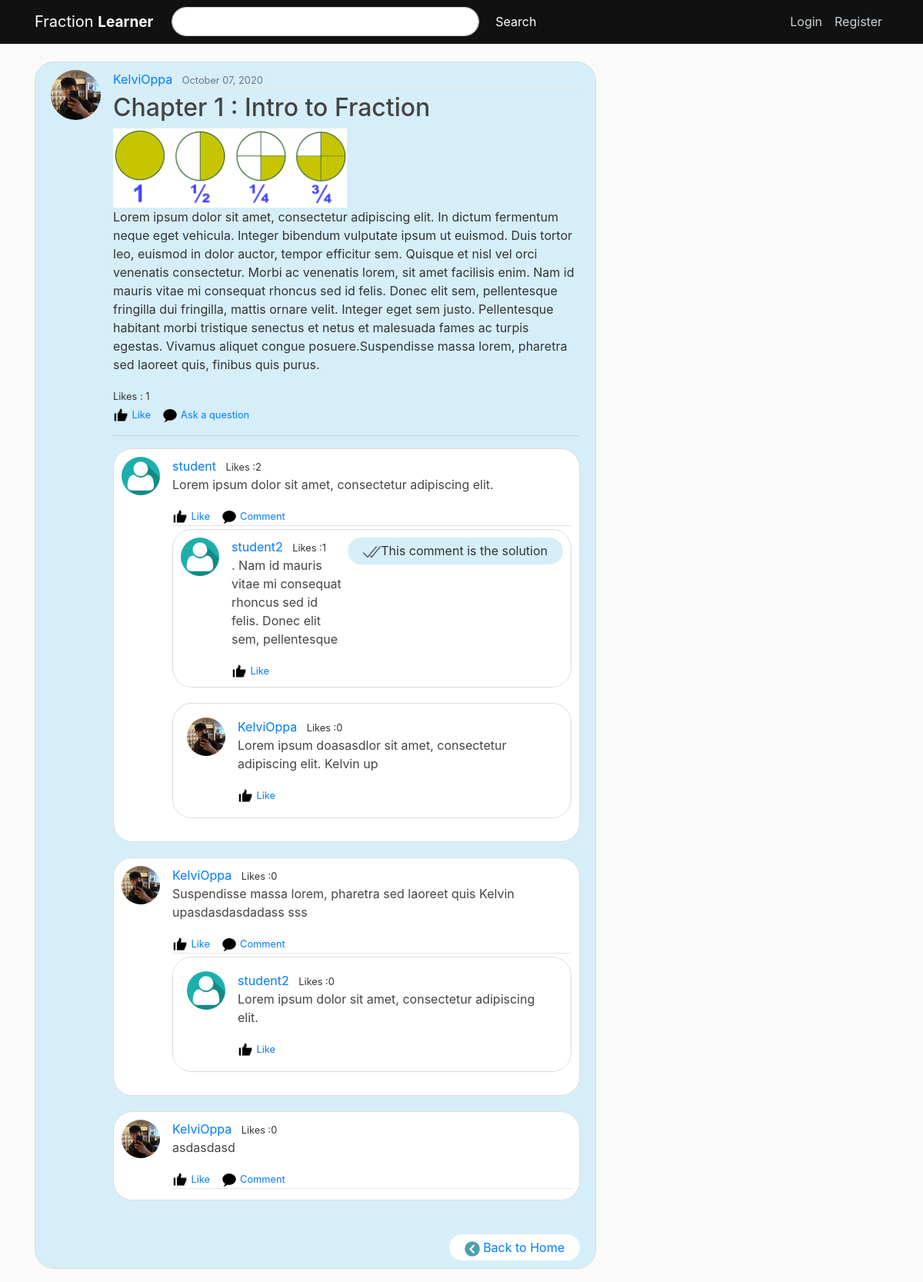
The page /tutorial/9/ on the database its author committed.
### tutorial/models.py (models this page shows, shortened)
class Tutorial(models.Model):
    title = models.CharField(max_length=100)
    liked_by = models.ManyToManyField(User,related_name='liked_by_question',blank = True)
    like = models.IntegerField(default=0)
    content = models.TextField()
    date_published = models.DateTimeField(default = timezone.now)
    author = models.ForeignKey(settings.AUTH_USER_MODEL, on_delete = models.CASCADE)
    image = models.ImageField(upload_to="image",blank=True)

class Comment(models.Model):
    post = models.ForeignKey(Tutorial,on_delete=models.CASCADE,related_name="comments")
    liked_by = models.ManyToManyField(User,related_name='liked_by',blank = True)
    like = models.IntegerField(default=0)
    r_token = models.BooleanField(default=False)
    author = models.ForeignKey(User, on_delete=models.CASCADE)
    date_published = models.DateTimeField(default=timezone.now)
    comment = models.TextField()

class Qcomment(models.Model):
    comment = models.ForeignKey(Comment,on_delete=models.CASCADE,related_name="Qcomments")
    liked_by = models.ManyToManyField(User,related_name='liked_by_qcomment',blank = True)
    like = models.IntegerField(default=0)
    r_token = models.BooleanField(default=False)
    author = models.ForeignKey(User, on_delete=models.CASCADE)
    date_published = models.DateTimeField(default=timezone.now)
    qcomment = models.TextField()

### users/models.py (models this page shows, shortened)
class Profile(models.Model):
    user = models.OneToOneField(User, on_delete=models.CASCADE) #make sure no duplicate username
    image = models.ImageField(default="default.png", upload_to="profile_pics") #specify this is image

### tutorial/views.py (the view)
# urls.py: path("tutorial/<int:pk>/", TutorialDetailView.as_view(), name='tutorial-detail'),
class TutorialDetailView(DetailView):
    model = Tutorial
    def get_context_data(self, **kwargs):
        context = super().get_context_data(**kwargs)
        context['file'] = FilesAdmin.objects.all()
        return context

### tutorial/templates/tutorial/tutorial_detail.html (shortened to what this page needs)
{% extends "tutorial/base.html" %}
{% load static %}
{% block content %}
	<article class="media content-section" style = "border-radius: 25px; background-color: #d6eef8; left: 90% ">
	  <img class="rounded-circle article-img" src="{{ tutorial.author.profile.image.url }}">
	  <div class="media-body">
	    <div class="article-metadata">
	      <a class="mr-2" href="#">{{ tutorial.author.username }}</a>
				<small class="text-muted">{{ tutorial.date_published|date:"F d, Y" }}</small>
	    </div>
	    <h2 class="article-title">{{ tutorial.title }}</h2>
			{% if tutorial.image %}
				<div>
					<a href="{{ tutorial.image.url }}"><img style='width:50%;height: 50%;'src="{{ tutorial.image.url }}"></a>
				</div>
			{% endif %}
			<p class="article-content">{{ tutorial.content }}</p>
			<small>Likes : {{ tutorial.liked_by.count }}</small>
			<div>
			{% if user in tutorial.liked_by.all %}
				<form method="post">
					{% csrf_token %}
					<a class="btn-mr-3" href="{% url 'vote_tutorial' tutorial.pk %}"><img style="width:20px;height:20px" src="{% static 'Image/dislikes.png' %}"> <small>Dislike</small></a>
					<a style="padding-left:10px;" class="btn-mr-3" href="{% url 'comment' tutorial.pk%}"><img style="width:20px;height:20px"src="{% static 'Image/comment.png' %}">  <small>Ask a question</small></a>
				</form>
			{% else %}
				<form method="post">
					<a class="btn-mr-3" href="{% url 'vote_tutorial' tutorial.pk %}"><img style="width:20px;height:20px" src="{% static 'Image/likes.png' %}"> <small>Like</small></a>
					<a style="padding-left:10px;" class="btn-mr-3" href="{% url 'comment' tutorial.pk%}"><img style="width:20px;height:20px"src="{% static 'Image/comment.png' %}">  <small>Ask a question</small></a>
				</form>
			{% endif %}
			</div>
			<hr>
			{% for comment in tutorial.comments.all %}
				{% if comment.r_token == False %}
					<article class="media content-section" style = "border-radius: 25px; background-color: white; padding: 10px;">
						<img  style="width:50px;height:50px" class="rounded-circle article-img" src="{{ comment.author.profile.image.url }}">
						<div class="media-body">
							<div class="article-metadata">
								<a class="mr-2" href="#">{{ comment.author }}</a>
								<small>Likes :{{ comment.liked_by.count }}</small>
								<p class="article-title"> {{ comment.comment }}</p>
								{% if user in comment.liked_by.all %}
								<form method="post">
									{% csrf_token %}
									<a class="btn-mr-3" href="{% url 'vote' comment.id%}"><img style="width:20px;height:20px" src="{% static 'Image/dislikes.png' %}"> <small>Dislike</small></a>
									<a style="padding-left:10px;" class="btn-mr-3" href="{% url 'qcomment' comment.id%}"><img style="width:20px;height:20px"src="{% static 'Image/comment.png' %}">  <small>Comment</small></a>
								</form>
								{% else %}
									<form method="post">
										<a class="btn-mr-3" href="{% url 'vote' comment.id%}"><img style="width:20px;height:20px" src="{% static 'Image/likes.png' %}">  <small>Like</small></a>
										<a style="padding-left:10px;" class="btn-mr-3" href="{% url 'qcomment' comment.id%}"><img style="width:20px;height:20px"src="{% static 'Image/comment.png' %}">  <small>Comment</small></a>
									</form>
								{% endif %}
							</div>
							{% for qcomment in comment.Qcomments.all %}
								{% if qcomment.r_token == False %}
									<article class="media content-section" style = "border-radius: 25px; background-color: white; padding: 18px;">
										<img  style="width:50px;height:50px" class="rounded-circle article-img" src="{{ qcomment.author.profile.image.url }}">
										<div class="media-body">
											<div class="article">
												<a class="mr-2" href="#">{{ qcomment.author }}</a>
												<small>Likes :{{ qcomment.liked_by.count }}</small>
												<p class="article-title"> {{ qcomment.qcomment }}</p>
												{% if user in qcomment.liked_by.all %}
													<form method="post">
														{% csrf_token %}
														<a class="btn-mr-3" href="{% url 'qvote' qcomment.id%}"><img  style="width:20px;height:20px" src="{% static 'Image/dislikes.png' %}"> <small>Dislike</small></a>
													</form>
												{% else %}
													<form method="post">
														<a class="btn-mr-3" href="{% url 'qvote' qcomment.id%}"><img style="width:20px;height:20px" src="{% static 'Image/likes.png' %}">  <small>Like</small></a>
													</form>
												{% endif %}
											</div>
										</div>
									</article>
								{% elif qcomment.r_token == True %}
									<article class="media content-section" style = "border-radius: 25px; background-color: white; padding: 10px;">
										<img  style="width:50px;height:50px" class="rounded-circle article-img" src="{{ qcomment.author.profile.image.url }}">
										<div class="media-body">
											<div class="article">
												<a class="mr-2" href="#">{{ qcomment.author }}</a>
												<small>Likes :{{ qcomment.liked_by.count }}</small>
												<p class="article-title"> {{ qcomment.qcomment }}</p>
												{% if user in qcomment.liked_by.all %}
												<form method="post">
													{% csrf_token %}
													<a class="btn-mr-3" href="{% url 'qvote' qcomment.id%}"><img style="width:20px;height:20px" src="{% static 'Image/dislikes.png' %}"> <small>Dislike</small></a>
												</form>
												{% else %}
													<form method="post">
														<a class="btn-mr-3" href="{% url 'qvote' qcomment.id%}"><img style="width:20px;height:20px" src="{% static 'Image/likes.png' %}">  <small>Like</small></a>
													</form>
												{% endif %}
											</div>
										</div>
										{% if comment.author == user and qcomment.r_token == True  %}
											<a style = "border-radius: 25px;background-color: #d6eef8;padding:5px;padding-left:20px;padding-right:20px;" href="{% url 'solution' qcomment.id %}"><img style="width:23px;height:23px;"src="{% static 'Image/solution.png' %}">Undo as solution </a>
										{% else %}
											<a style = "border-radius: 25px;background-color: #d6eef8;padding:5px;padding-left:20px;padding-right:20px;"><img style="width:23px;height:23px;"src="{% static 'Image/solution.png' %}">This comment is the solution </a>
										{% endif %}
									</article>
								{% endif %}
						{% endfor %}
						</div>
					</article>
					{% endif %}
			{% empty %}
				<p>There is no comment</p>
			{% endfor %}
			<br>
		<a style = "float:right;border-radius: 25px;background-color: white;padding:5px;padding-left:20px;padding-right:20px;" href="{% url 'tutorial' %}"><img style="width:20px;height:20px" src="{% static 'Image/back.png' %}"> Back to Home</a>
	  </div>
	</article>
{% endblock content %}

### tutorial/templates/tutorial/base.html (shortened to what this page needs)
{% load static %}
<!DOCTYPE html>
<html>
<head>
    <link rel="stylesheet" href="https://stackpath.bootstrapcdn.com/bootstrap/4.3.1/css/bootstrap.min.css">
    <link rel="stylesheet" type="text/css" href="{% static 'tutorial/main.css' %}">
</head>
<body>
    <header class="site-header">
    <nav style="background-color: #111;" class="navbar navbar-expand-md navbar-dark  fixed-top">
        <div class="container">
        <a class="navbar-brand mr-4" href="{% url 'tutorial' %}">Fraction <b style="font-size:19px">Learner</b></a>
        <div class="collapse navbar-collapse" id="navbarToggle">
            <div class="navbar-nav mr-auto">
						<form class="form-inline" action="/search/" method="get">
								<input style="width:400px ;border-radius: 20px;"class="form-control mr-sm-2" type="text" name="search">
								<button class="btn btn-default" type="submit">
										<span style="color : white" class="glyphicon glyphicon-search">Search <img style="width:15px;height:15px;filter: invert(100%);" src="{% static 'Image/search.png' %}"/></span>
								</button>
						</form>
            </div>
            <div class="navbar-nav">
            {% if user.is_authenticated %}
                <a class="nav-item nav-link" href="{% url 'profile' %}"><img class="rounded-circle article-img" style="width:30px;height:30px"src="{{ user.profile.image.url }}">Logged In</a>
                <a class="nav-item nav-link" href="{% url 'logout' %}">Logout</a>
            {% else %}
                <a class="nav-item nav-link" href="{% url 'login' %}">Login</a>
                <a class="nav-item nav-link" href="{% url 'register' %}"> Register </a>
            {% endif %}
            </div>
        </div>
        </div>
    </nav>
    </header>
    <main role="main" class="container">
	  <div class="row">
	    <div class="col-md-8">
	      {% block content %}{% endblock %}
	    </div>
	</main>
</body>
</html>

### tutorial/static/tutorial/main.css (style rules this page uses)
body { background: #fafafa; color: #333333; margin-top: 5rem; }
h1, h2, h3, h4, h5, h6 { color: #444444; }
.site-header .navbar-nav .nav-link { color: #cbd5db; }
.content-section { background: #ffffff; padding: 10px 20px; border: 1px solid #dddddd; border-radius: 3px; margin-bottom: 20px; }
.article-title { color: #444444; }
.article-content { white-space: pre-line; }
.article-img { height: 65px; width: 65px; margin-right: 16px; }
.article-metadata { padding-bottom: 1px; margin-bottom: 4px; border-bottom: 1px solid #e3e3e3 }

### rows shown on the page
Tutorial: author.profile.image (picture), author.username "KelviOppa", date_published "October 07, 2020", title "Chapter 1 : Intro to Fraction", image (picture), content "Lorem ipsum dolor sit amet, consectetur adipiscing elit. In dictum fermentum neque eget vehicula. Integer bibendum vulputate ipsum ut euismod. Duis tortor leo, euismod in dolor auctor, tempor efficitur sem. Quisque et nisl vel orci venenatis consectetur. Morbi ac venenatis lorem, sit amet facilisis enim. Nam id mauris vitae mi consequat rhoncus sed id felis. Donec elit sem, pellentesque fringilla dui fringilla, mattis ornare velit. Integer eget sem justo. Pellentesque habitant morbi tristique senectus et netus et malesuada fames ac turpis egestas. Vivamus aliquet congue posuere.Suspendisse massa lorem, pharetra sed laoreet quis, finibus quis purus.", liked_by.count "1"
Comment: author.profile.image (placeholder picture), author "student", liked_by.count "2", comment "Lorem ipsum dolor sit amet, consectetur adipiscing elit.", r_token False (drawn)
Qcomment: author.profile.image (placeholder picture), author "student2", liked_by.count "1", qcomment ". Nam id mauris vitae mi consequat rhoncus sed id felis. Donec elit sem, pellentesque", r_token True (drawn)
Qcomment: author.profile.image (picture), author "KelviOppa", liked_by.count "0", qcomment "Lorem ipsum doasasdlor sit amet, consectetur adipiscing elit. Kelvin up", r_token False (drawn)
Comment: author.profile.image (picture), author "KelviOppa", liked_by.count "0", comment "Suspendisse massa lorem, pharetra sed laoreet quis Kelvin upasdasdasdadass sss", r_token False (drawn)
Qcomment: author.profile.image (placeholder picture), author "student2", liked_by.count "0", qcomment "Lorem ipsum dolor sit amet, consectetur adipiscing elit.", r_token False (drawn)
Comment: author.profile.image (picture), author "KelviOppa", liked_by.count "0", comment "asdasdasd", r_token False (drawn)
